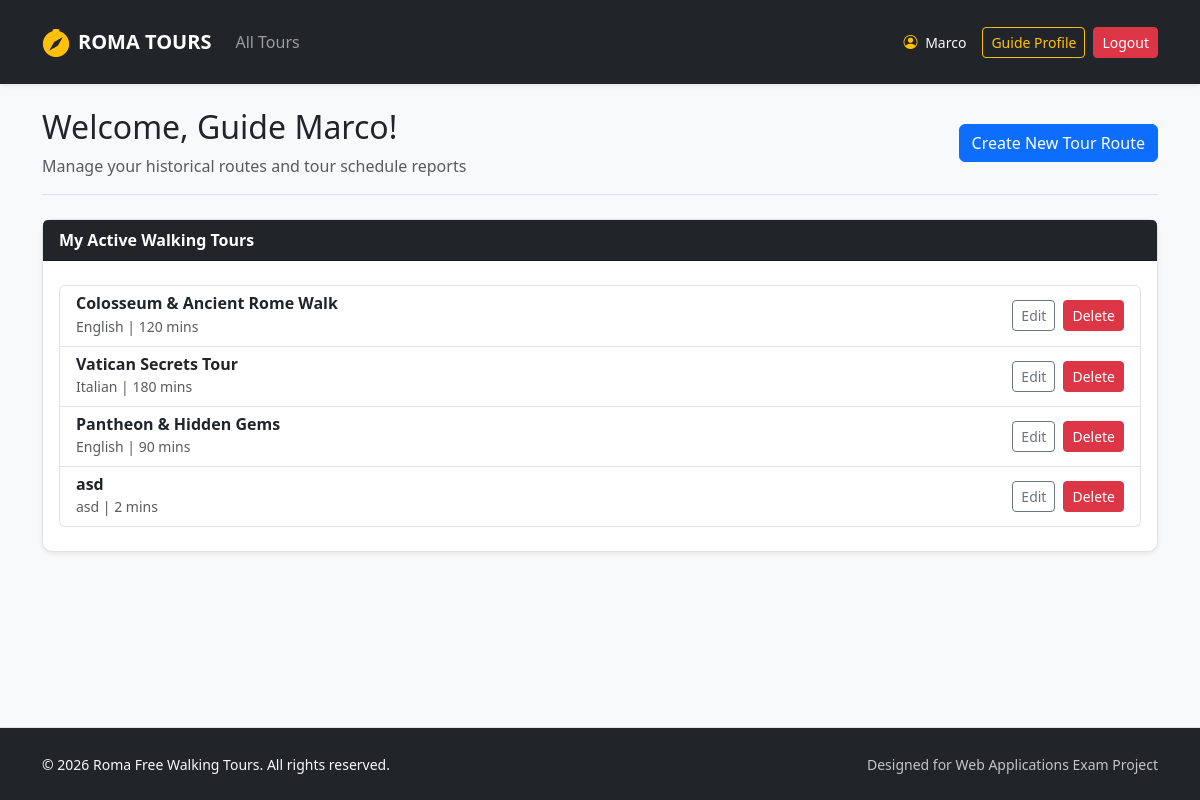
Page /guide/profile (signed in) on the earlier database version.
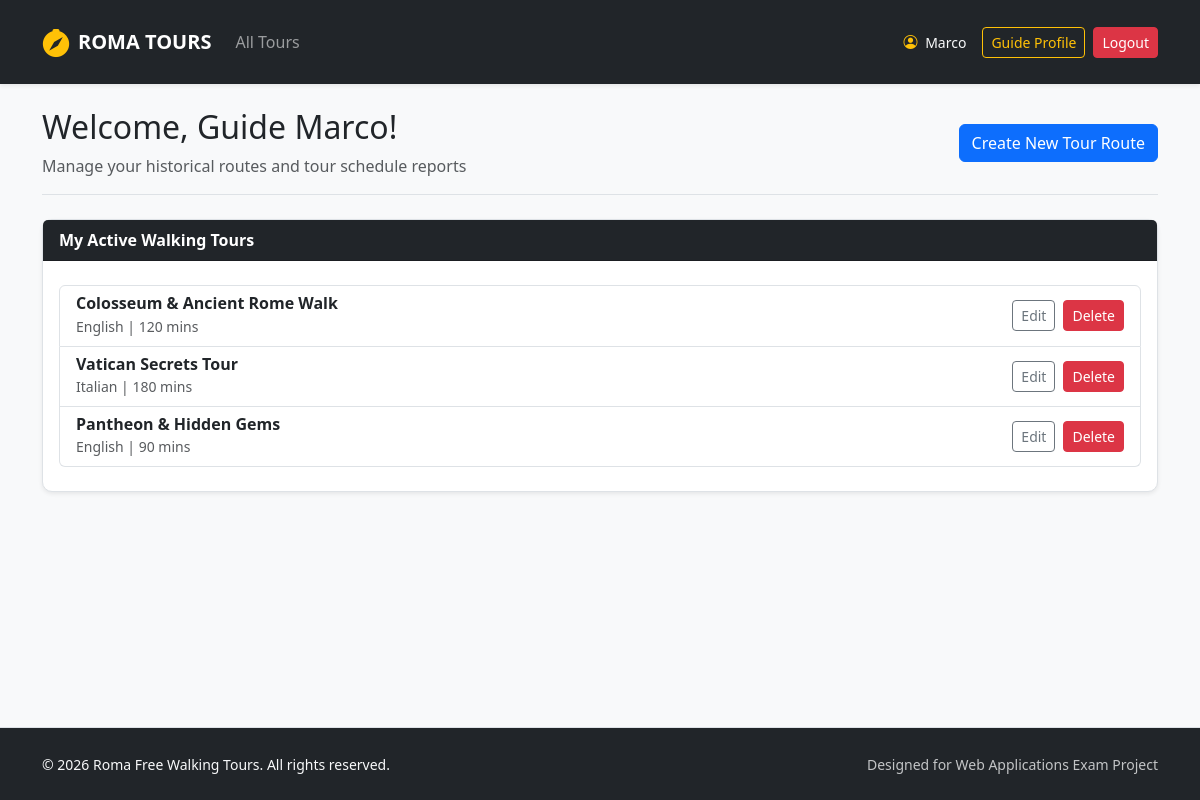
Same page on the later database version.
### tables this page shows
CREATE TABLE users (
            id INTEGER PRIMARY KEY AUTOINCREMENT,
            name TEXT NOT NULL,
            surname TEXT NOT NULL,
            email TEXT UNIQUE NOT NULL,
            password TEXT NOT NULL,
            role TEXT CHECK(role IN ('guide', 'participant', 'administrator')) NOT NULL,
            languages TEXT
        );

CREATE TABLE tours (
            id INTEGER PRIMARY KEY AUTOINCREMENT,
            guide_id INTEGER NOT NULL,
            title TEXT NOT NULL,
            meeting_point TEXT NOT NULL,
            duration INTEGER NOT NULL,
            language TEXT NOT NULL,
            max_participants INTEGER NOT NULL,
            description TEXT NOT NULL,
            stops TEXT NOT NULL,
            photos TEXT NOT NULL,
            FOREIGN KEY (guide_id) REFERENCES users(id) ON DELETE CASCADE
        );

### routes/auth_routes.py (the view)
@auth_bp.route("/guide/profile")
@login_required
@guide_required
def profile_guide():
    from dao.tours_dao import get_tours_by_guide_id
    my_tours = get_tours_by_guide_id(current_user.id)
    return render_template("profile_guide.html", tours=my_tours)

### app.py (called while the page is built)
@login_manager.user_loader
def load_user(user_id):
    db_user = get_user_by_id(user_id)
    if db_user:
        return User(
            id=db_user["id"], name=db_user["name"], surname=db_user["surname"],
            email=db_user["email"], role=db_user["role"], languages=db_user["languages"]
        )
    return None

### dao/tours_dao.py (called while the page is built)
def get_tours_by_guide_id(p_guide_id):
    query = "SELECT * FROM tours WHERE guide_id = ?"
    conn = sqlite3.connect("roma_tours.db")
    conn.row_factory = sqlite3.Row
    cursor = conn.cursor()
    cursor.execute(query, (p_guide_id,))
    tours = cursor.fetchall()
    cursor.close()
    conn.close()
    return tours

### dao/users_dao.py (called while the page is built)
def get_user_by_id(p_id):
    query = "SELECT * FROM users WHERE id = ?"
    conn = sqlite3.connect("roma_tours.db")
    conn.row_factory = sqlite3.Row
    cursor = conn.cursor()
    cursor.execute(query, (p_id,))
    db_user = cursor.fetchone()
    cursor.close()
    conn.close()
    return db_user

### routes/auth_routes.py (called while the page is built)
def guide_required(f):
    @wraps(f)
    def decorated_function(*args, **kwargs):
        if not current_user.is_authenticated or current_user.role != 'guide':
            flash("Only guides can access this page.", "danger")
            return redirect(url_for("home"))
        return f(*args, **kwargs)
    return decorated_function

### templates/profile_guide.html (shortened to what this page needs)
{% extends 'base.html' %}
{% block content %}
<div class="col-12">
  <div class="d-flex flex-wrap justify-content-between align-items-center mb-4 border-bottom pb-3">
    <div>
      <h2>Welcome, Guide {{ current_user.name }}!</h2>
      <p class="text-muted mb-0">Manage your historical routes and tour schedule reports</p>
    </div>
    <a href="{{ url_for('guide.new_tour') }}" class="btn btn-primary">Create New Tour Route</a>
  </div>
  <div class="card shadow-sm border mb-4">
    <div class="card-header bg-dark text-white fw-bold">My Active Walking Tours</div>
    <div class="card-body py-4">
       {% if tours %}
         <div class="list-group">
           {% for tour in tours %}
             <div class="list-group-item d-flex justify-content-between align-items-center">
               <div>
                 <h6 class="mb-0 fw-bold">{{ tour.title }}</h6>
                 <small class="text-muted">{{ tour.language }} | {{ tour.duration }} mins</small>
               </div>
               <div class="d-flex gap-2">
                 <a href="{{ url_for('guide.edit_tour', tour_id=tour.id) }}" class="btn btn-sm btn-outline-secondary">Edit</a>
                 <form action="{{ url_for('guide.delete_tour', tour_id=tour.id) }}" method="POST" style="display:inline;">
                    <button type="submit" class="btn btn-sm btn-danger" onclick="return confirm('Are you sure you want to delete this tour?')">Delete</button>
                 </form>
               </div>
             </div>
           {% endfor %}
         </div>
       {% else %}
         <div class="text-center text-muted">
           <i class="bi bi-map fs-2 mb-2 d-block text-secondary"></i>
           <p class="mb-0 small">No custom tour routes created yet. Click the button above to start your first tour!</p>
         </div>
       {% endif %}
    </div>
  </div>
</div>
{% endblock %}

### templates/base.html (shortened to what this page needs)
<!DOCTYPE html>
<html lang="en">
<head>
  <link href="https://cdn.jsdelivr.net/npm/bootstrap@5.3.2/dist/css/bootstrap.min.css" rel="stylesheet">
  <link rel="stylesheet" href="https://cdn.jsdelivr.net/npm/bootstrap-icons@1.11.3/font/bootstrap-icons.min.css">
  <link rel="stylesheet" href="{{ url_for('static', filename='css/styles.css') }}">
</head>
<body class="d-flex flex-column min-vh-100">
  <nav class="navbar navbar-expand-lg navbar-dark bg-dark shadow-sm py-3 mb-4">
    <div class="container">
      <a class="navbar-brand d-flex align-items-center fw-bold text-uppercase tracking-wider" href="{{ url_for('roma_tours') }}">
        <i class="bi bi-compass-fill me-2 text-warning fs-3"></i> Roma Tours
      </a>
      <div class="collapse navbar-collapse" id="mainNav">
        <ul class="navbar-nav me-auto mb-2 mb-lg-0">
          <li class="nav-item">
            <a class="nav-link {% if request.endpoint == 'home' %}active{% endif %}" href="{{ url_for('home') }}">All Tours</a>
          </li>
        </ul>
        <div class="d-flex align-items-center gap-2">
          {% if current_user.is_authenticated %}
            <span class="text-light me-2 small">
              <i class="bi bi-person-circle me-1 text-warning"></i> {{ current_user.name }}
            </span>
            {% if current_user.role == 'administrator' %}
              <a href="{{ url_for('auth.profile_admin') }}" class="btn btn-outline-warning btn-sm">Admin Dashboard</a>
            {% elif current_user.role == 'guide' %}
              <a href="{{ url_for('auth.profile_guide') }}" class="btn btn-outline-warning btn-sm">Guide Profile</a>
            {% else %}
              <a href="{{ url_for('auth.profile_participant') }}" class="btn btn-outline-warning btn-sm">My Bookings</a>
            {% endif %}
            <a href="{{ url_for('auth.logout') }}" class="btn btn-danger btn-sm">Logout</a>
          {% endif %}
        </div>
      </div>
    </div>
  </nav>
  <div class="container flex-grow-1">
    <div class="row g-4">
      {% block content %}
      {% endblock %}
    </div>
  </div>
  <footer class="mt-auto border-top bg-dark text-light">
    <div class="container py-4">
      <div class="row align-items-center">
        <div class="col-12 col-md-6 text-center text-md-start">
          <span class="small">© 2026 Roma Free Walking Tours. All rights reserved.</span>
        </div>
        <div class="col-12 col-md-6 text-center text-md-end mt-2 mt-md-0">
          <span class="small opacity-75">Designed for Web Applications Exam Project</span>
        </div>
      </div>
    </div>
  </footer>
</body>
</html>

### static/css/styles.css (style rules this page uses)
body { background-color: #f8f9fa; font-family: 'Segoe UI', Tahoma, Geneva, Verdana, sans-serif; }
.card { border: none; border-radius: 10px; transition: transform 0.2s ease, box-shadow 0.2s ease; }
footer { background-color: #ffffff; }

Differences in the rows shown:
removed tours: title "asd", language "asd", duration "2"
